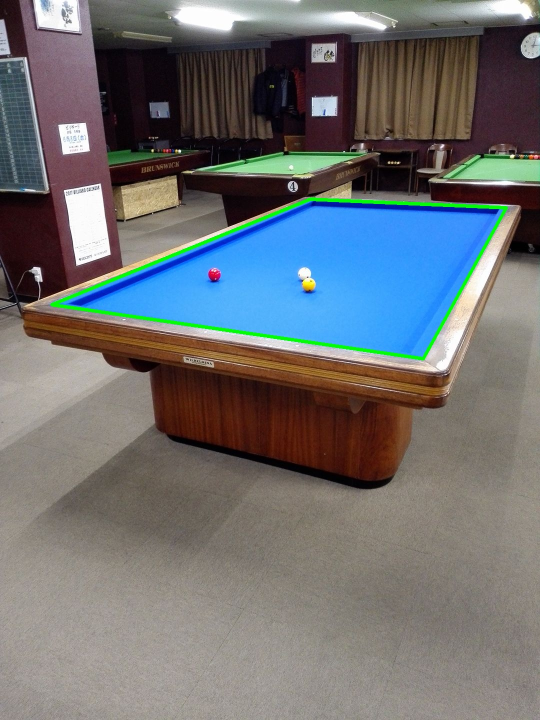
#> input picture table_with_corners.jpg, 1080 x 1440 px, given in place of t1016.PNG, which was not available (shown at 1/2 size)
$ python main3.py
#> lines starting #> are read from the running program, lines starting #| are printed output that depends on the picture; after the words box and inside, x2 and y2 are one past the last pixel; in counts of white or black regions, pixels touching at a corner belong together; pictures that were not available may be replaced by others from this repository, and a replacement may not be noted
import cv2
import numpy as np
from enum import Enum
import sys
import os

COLOR_RANGE = {
    "table":  {"lower": [80, 10, 50], "upper":[165,255,255]},
    "white":  {"lower": [0, 0, 220], "upper":[180, 150, 255]},
    "yellow": {"lower": [15, 0, 0], "upper":[30, 255, 255]},
    "red":    [
        {"lower": [0, 100, 50], "upper":[10, 255, 255]},
        {"lower": [165, 50, 50], "upper":[180 ,255,255]}
    ]
}


# 画像から、ビリヤード台の四隅を返す
def get_corner_points(cv_image_original):
    # この関数内で加工するため、コピーする
    cv_image = cv_image_original.copy()

    # 輪郭を検出するための準備：前処理としてマスク画像を取得する
    hsv = cv2.cvtColor(cv_image, cv2.COLOR_BGR2HSV)
    lower_blue = np.array(COLOR_RANGE["table"]["lower"])  # 青色のHSV範囲の下限
    upper_blue = np.array(COLOR_RANGE["table"]["upper"])  # 青色のHSV範囲の上限191
    mask = cv2.inRange(hsv, lower_blue, upper_blue)
    output_path = './tmp/corner_mask.jpg'
    cv2.imwrite(output_path, mask)
    contours, _ = cv2.findContours(mask.copy(), cv2.RETR_EXTERNAL, cv2.CHAIN_APPROX_SIMPLE)
    cv_image_contours = cv_image_original.copy()
    #for cont in contours:
    #    print(cont)
    #    cv2.circle(cv_image_contours, (int(cont[0]), int(cont[1])), 1, (0,255,0), 1)
    cv2.drawContours(cv_image_contours, contours, -1, (0,0,0), 1)
    output_path = './tmp/table_contours.jpg'
    cv2.imwrite(output_path, cv_image_contours)


    # 点を左上、右上、右下、左下の順に並べ替える関数
    # 1. Y座標の小さな上位２つが上、大きな上位２つが下
    # 2. そのうち、X座標の小さな方が左、大きな方が右
    def order_points(pts):
        top_corners = pts[np.argsort(pts[:,1])][:2]
        bottom_corners = pts[np.argsort(pts[:,1])][2:]

        # 上位2点のうち、X座標が小さいものを左上とし、大きいものを右上とする
        tl = top_corners[np.argmin(top_corners[:, 0])]
        tr = top_corners[np.argmax(top_corners[:, 0])]

        # 下位2点のうち、X座標が小さいものを左下とし、大きいものを右下とする
        bl = bottom_corners[np.argmin(bottom_corners[:, 0])]
        br = bottom_corners[np.argmax(bottom_corners[:, 0])]

        # 左上、右上、右下、左下の順に並び替えた配列を返す
        return np.array([tl, tr, br, bl])

    # 最大輪郭を見つける
    largest_contour = max(contours, key=cv2.contourArea)

    # 輪郭の近似を行い、四角形の頂点を見つける
    perimeter = cv2.arcLength(largest_contour, True)
    epsilon = 0.02 * perimeter
    approx = cv2.approxPolyDP(largest_contour, epsilon, True)

    assert len(approx) == 4, '角が４点見つかっていません！(' + str(len(approx)) + ')'
    # 近似した頂点が4つであれば、それらは四角形の角
    if len(approx) == 4:
        cv2.drawContours(cv_image, [approx], -1, (0, 255, 0), 1)  # 輪郭を緑色で描画
        approx = approx.reshape(4, 2)
        approx = order_points(approx)  # 頂点を並べ替える

    # # 結果を保存
    output_path = './tmp/table_with_corners.jpg'
    cv2.imwrite(output_path, cv_image)

    # 出力された角の座標
    return np.array(approx.tolist())


# ボールの位置を取得
class Color(Enum):
    RED = 1
    YELLOW = 2
    WHITE = 3
def get_ball_positions(cv_image_original, vertices):

    def get_ball_position_by_color(cv_image, vertices, color):
        color_str = 'red' if (color==Color.RED) else 'yellow' if (color==Color.YELLOW) else 'white'

        hsv = cv2.cvtColor(cv_image, cv2.COLOR_BGR2HSV)
        mask = None
        if (color == Color.RED):
            # 赤色のHSV範囲
            lower_red1 = np.array(COLOR_RANGE["red"][0]["lower"])
            upper_red1 = np.array(COLOR_RANGE["red"][0]["upper"])
            lower_red2 = np.array(COLOR_RANGE["red"][1]["lower"])
            upper_red2 = np.array(COLOR_RANGE["red"][1]["upper"])

            # 赤色は、HSVで２か所で出るため、ORで結合する
            mask1 = cv2.inRange(hsv, lower_red1, upper_red1)
            mask2 = cv2.inRange(hsv, lower_red2, upper_red2)
            mask = cv2.bitwise_or(mask1, mask2)
            cv2.imwrite('./tmp/detect_ball_red_mask1.jpg', mask1)
            cv2.imwrite('./tmp/detect_ball_red_mask2.jpg', mask2)
            cv2.imwrite('./tmp/detect_ball_red_mask3.jpg', mask)

        elif (color == Color.YELLOW):
            # 黄色のHSV範囲
            lower_yellow = np.array(COLOR_RANGE["yellow"]["lower"])
            upper_yellow = np.array(COLOR_RANGE["yellow"]["upper"])
            mask = cv2.inRange(hsv, lower_yellow, upper_yellow)
            cv2.imwrite('./tmp/detect_ball_yellow_mask.jpg', mask)
        else:
            # 白色のHSV範囲
            lower_white = np.array(COLOR_RANGE["white"]["lower"])
            upper_white = np.array(COLOR_RANGE["white"]["upper"])
            mask = cv2.inRange(hsv, lower_white, upper_white)
            cv2.imwrite('./tmp/detect_ball_white_mask.jpg', mask)

        # 指定された四角形領域でマスクを適用
        #cv2.fillPoly(mask, [vertices], 0)
        #cv2.drawContours(mask, [vertices], -1, 255, -1)
        rect_mask = np.zeros_like(mask)
        #print(vertices)
        cv2.fillPoly(rect_mask, [vertices], 255)  # 矩形内部を255で塗りつぶす
        masked_image = cv2.bitwise_and(mask, rect_mask)  # 元のマスクと矩形マスクのANDを取る

        cv2.imwrite('./tmp/detect_ball_rect_'+color_str+'.jpg', masked_image)

        # オープニング（縮小して拡大、ノイズ除去）
        kernel1 = np.ones((5,5), np.uint8)
        opening_image = cv2.morphologyEx(masked_image, cv2.MORPH_OPEN, kernel1)
        cv2.imwrite('./tmp/detect_ball_open_'+color_str+'.jpg', opening_image)

        # クロージング（拡大して縮小、穴埋め）
        kernel2 = np.ones((5,5), np.uint8)
        closing_image = cv2.morphologyEx(opening_image, cv2.MORPH_CLOSE, kernel2)
        cv2.imwrite('./tmp/detect_ball_close_'+color_str+'.jpg', closing_image)

        # 球の検出
        balls = []
        contours, _ = cv2.findContours(closing_image, cv2.RETR_EXTERNAL, cv2.CHAIN_APPROX_SIMPLE)
        for contour in contours:
            ((x, y), radius) = cv2.minEnclosingCircle(contour)
            print(radius)
            if radius > 2:  # 最小サイズのしきい値
                balls.append((int(x), int(y), int(radius)))

        return np.array(balls)

    # この関数内で加工するため、コピーする
    cv_image = cv_image_original.copy()

    # 赤、白、黄色のボールの位置を取得
    red_balls = get_ball_position_by_color(cv_image, vertices, Color.RED)
    assert len(red_balls)>0, '赤玉が見つかりません'
    white_balls = get_ball_position_by_color(cv_image, vertices, Color.WHITE)
    assert len(white_balls)>0, '白玉が見つかりません'
    yellow_balls = get_ball_position_by_color(cv_image, vertices, Color.YELLOW)
    assert len(yellow_balls)>0, '黄玉が見つかりません'

    # 位置を描画
    for ball in red_balls:
        cv2.circle(cv_image, (int(ball[0]), int(ball[1])), int(ball[2]), (0,255,0), 1)
        cv2.putText(cv_image,"red", (ball[0], ball[1]), cv2.FONT_HERSHEY_SIMPLEX, 2, (255,255,255), 2, 2)
    for ball in white_balls:
        cv2.circle(cv_image, (int(ball[0]), int(ball[1])), int(ball[2]), (0,255,0), 1)
        cv2.putText(cv_image,"white", (ball[0], ball[1]), cv2.FONT_HERSHEY_SIMPLEX, 2, (255,255,255), 2, 2)
    for ball in yellow_balls:
        cv2.circle(cv_image, (int(ball[0]), int(ball[1])), int(ball[2]), (0,255,0), 1)
        cv2.putText(cv_image,"yellow", (ball[0], ball[1]), cv2.FONT_HERSHEY_SIMPLEX, 2, (255,255,255), 2, 2)

    output_path = './tmp/balls.jpg'
    cv2.imwrite(output_path, cv_image)

    # 各色でRの最大のものを採用する
    rwy_balls = [
        red_balls[np.argmax(red_balls[:,2])].tolist(),
        white_balls[np.argmax(white_balls[:,2])].tolist(),
        yellow_balls[np.argmax(yellow_balls[:,2])].tolist()
    ]
    print(rwy_balls)

    # 円の下の位置をボールの位置とするため、半径分下にずらす
    for ball in rwy_balls:
        ball[1] += ball[2]

    return rwy_balls


# 仮想の台を描く
def draw_virtual_table(image_size, table_offset_float, cushion_width_float, is_portrait):
    table_offset = int(table_offset_float)
    cushion_width = int(cushion_width_float)

    img = np.zeros((int(image_size[1]), int(image_size[0]), 3), dtype="uint8")
    img.fill(255)

    # クッションレール
    color = (48, 48, 170)
    points = [
        [table_offset, table_offset],
        [image_size[0] - table_offset, table_offset],
        [image_size[0] - table_offset, image_size[1] - table_offset],
        [table_offset, image_size[1] - table_offset]
    ]
    for i in range(4):
        print(points[i])
        cv2.circle(img, points[i], table_offset, color, thickness=cv2.FILLED)
    cv2.rectangle(img, [table_offset, 0], [image_size[0]-table_offset, table_offset*2], color, thickness=cv2.FILLED)
    cv2.rectangle(img, [table_offset, image_size[1]-table_offset*2], [image_size[0]-table_offset, image_size[1]], color, thickness=cv2.FILLED)
    cv2.rectangle(img, [0, table_offset], [table_offset*2, image_size[1]-table_offset], color, thickness=cv2.FILLED)
    cv2.rectangle(img, [image_size[0]-table_offset*2, table_offset], [image_size[0], image_size[1]-table_offset], color, thickness=cv2.FILLED)

    # クッション
    color = (220, 93, 11)
    cv2.rectangle(img, [table_offset, table_offset], [image_size[0]-table_offset, table_offset+cushion_width], color, thickness=cv2.FILLED)
    cv2.rectangle(img, [image_size[0]-table_offset-cushion_width, table_offset], [image_size[0]-table_offset, image_size[1]-table_offset], color, thickness=cv2.FILLED)
    cv2.rectangle(img, [table_offset, image_size[1]-table_offset-cushion_width], [image_size[0]-table_offset, image_size[1]-table_offset], color, thickness=cv2.FILLED)
    cv2.rectangle(img, [table_offset, table_offset], [table_offset+cushion_width, image_size[1]-table_offset], color, thickness=cv2.FILLED)

    # ゲーム盤面
    color = (247, 122, 54)
    cv2.rectangle(img, [table_offset+cushion_width, table_offset+cushion_width], [image_size[0]-table_offset-cushion_width, image_size[1]-table_offset-cushion_width], color, thickness=cv2.FILLED)

    # ポイント：長辺に７つ、短辺に３つ
    color = (255, 255, 255)
    game_area_long  = (image_size[1] if (image_size[0]<image_size[1]) else image_size[0]) - (table_offset+cushion_width)*2
    game_area_short = (image_size[0] if (image_size[0]<image_size[1]) else image_size[1]) - (table_offset+cushion_width)*2
    long_points = [int(i*(game_area_long/8) + table_offset + cushion_width) for i in range(1,8)]
    short_points = [int(i*(game_area_short/4) + table_offset + cushion_width) for i in range(1,4)]
    color = (255, 255, 255)
    if is_portrait:
        # 縦長
        # long
        for i in range(1,8):
            cv2.circle(img, [int(table_offset - cushion_width), long_points[i-1]], 3, color, thickness=cv2.FILLED)
            cv2.circle(img, [int(image_size[0] - table_offset + cushion_width), long_points[i-1]], 3, color, thickness=cv2.FILLED)
        # short
        for i in range(1, 4):
            cv2.circle(img, [short_points[i-1], int(table_offset - cushion_width)], 3, color, thickness=cv2.FILLED)
            cv2.circle(img, [short_points[i-1], int(image_size[1] - table_offset + cushion_width)], 3, color, thickness=cv2.FILLED)

    else:
        # 横長
        # long
        for i in range(1, 8):
            cv2.circle(img, [long_points[i-1], int(table_offset - cushion_width)], 3, color, thickness=cv2.FILLED)
            cv2.circle(img, [long_points[i-1], int(image_size[1] - table_offset + cushion_width)], 3, color, thickness=cv2.FILLED)
        # short
        for i in range(1, 4):
            cv2.circle(img, [int(table_offset - cushion_width), short_points[i-1]], 3, color, thickness=cv2.FILLED)
            cv2.circle(img, [int(image_size[0] - table_offset + cushion_width), short_points[i-1]], 3, color, thickness=cv2.FILLED)

    return img


# perspective transformationで長方形へ変換
# table_offsetは、クッションのさらに外側の幅
def cut_and_transform(
    original_image,
    points,
    short_hand_width, long_hand_width, cushion_width, table_offset,
    balls, ball_r,
    is_draw_virtual_table,
    is_portrait,
    out_image_path
):
    src_points = np.float32(points)
    print(src_points)

    # 縦向き: True, 横向き: False
    # 真上から見たビリヤード台の四隅の座標 (x, y) (通常は四角形)
    if is_portrait:
        # 縦向き
        dst_points = np.float32([
            [table_offset, table_offset],
            [table_offset + cushion_width*2 + short_hand_width, table_offset],
            [table_offset + cushion_width*2 + short_hand_width, table_offset + cushion_width*2 + long_hand_width],
            [table_offset, table_offset + cushion_width*2 + long_hand_width]
        ])
        image_size = (short_hand_width + (cushion_width + table_offset)*2, long_hand_width + (cushion_width + table_offset)*2)
    else:
        # 横向き
        dst_points = np.float32([
            [table_offset, table_offset + cushion_width*2 + short_hand_width],
            [table_offset, table_offset],
            [table_offset + cushion_width*2 + long_hand_width, table_offset],
            [table_offset + cushion_width*2 + long_hand_width, table_offset + cushion_width*2 + short_hand_width]
        ])
        image_size = (long_hand_width + (cushion_width + table_offset)*2, short_hand_width + (cushion_width + table_offset)*2)
    image_size = (int(image_size[0]), int(image_size[1]))

    # ホモグラフィ行列を計算する
    matrix = cv2.getPerspectiveTransform(src_points, np.array(dst_points))
    matrix = np.float32(matrix)
    print(matrix)

    if (is_draw_virtual_table):
        # 仮想のテーブルを描画する
        warped_image = draw_virtual_table(image_size, table_offset, cushion_width, is_portrait)
    else:
        # 実際の写真を透視変換で変形する
        warped_image = cv2.warpPerspective(original_image, matrix, image_size)


    # ボール座標をperspective transformationして、絵を描く

    # 元の点のリスト (x, y) 形式
    points = [(x, y) for x, y, _ in balls]
    # 同次座標に変換
    points_homogeneous = np.array([list(point) + [1] for point in points])
    # ホモグラフィ行列による変換
    transformed_points_homogeneous = np.dot(points_homogeneous, matrix.T)  # 行列を転置して乗算
    # 同次座標から通常の座標への変換
    transformed_points = transformed_points_homogeneous[:, :2] / transformed_points_homogeneous[:, [2]]
    # 円を描く
    rwy_colors = ((0,0,255), (255,255,255), (0,255,255))
    for i, point in enumerate(transformed_points):
        cv2.circle(warped_image, (int(point[0]), int(point[1])), int(ball_r), rwy_colors[i], -1)

    # 結果の画像を表示する
    cv2.imshow('Warped Image', warped_image)

    # キー入力を待つ (これはWindowsのGUIを使用する場合)
    cv2.waitKey(0)
    cv2.destroyAllWindows()

    # 結果の画像をファイルに保存する
    cv2.imwrite(out_image_path, warped_image)


def main(image_path, out_image_path):
    # 画像サイズ
#> called with image_path = './images/t1016.PNG', out_image_path = './tmp/warped_image.png'
    image_scale = 2.0
    short_hand_width = int(142.2 * image_scale)
    long_hand_width = int(284.4 * image_scale)
    ball_r = 6.15 / 2 * image_scale
    cushion_width = 3.0 * image_scale
    table_offset = cushion_width * 1.7 * image_scale

    # 画像を読み込む
    original_image = cv2.imread(image_path)
#> original_image is the input picture: shape (1440, 1080, 3); mean B, G, R 113.2, 111.6, 109.8

    # ビリヤード台の角を取得
    # この角は、クッションの角なので、テーブルサイズより少し広い
    corners = get_corner_points(original_image)
#> in get_corner_points, `mask = cv2.inRange(hsv, lower_blue, upper_blue)`:
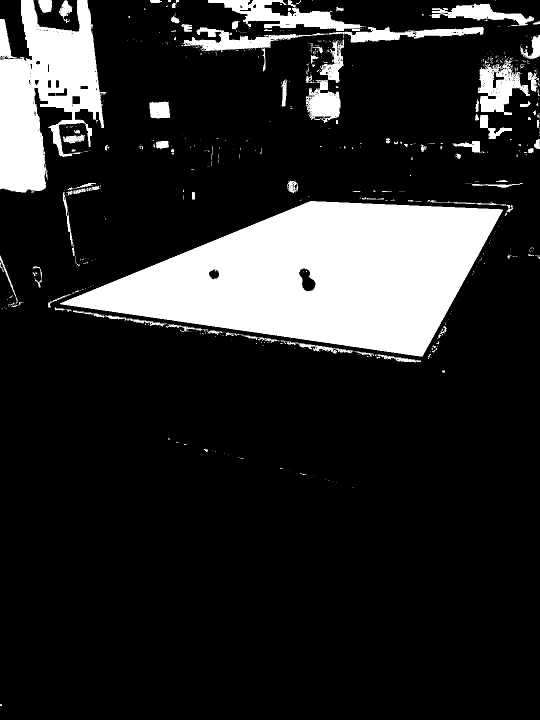
#> mask: shape (1440, 1080) (shown at 1/2 size); 16.4% white; 600 white regions (501 under 20 px)
#> in get_corner_points, `contours, _ = cv2.findContours(mask.copy(), cv2.RETR_EXTERNAL, cv2.CHA..`: contours = 597 contours, 522 with area under 20; largest, box (x1, y1, x2, y2) and area: (120, 402, 1006, 713) 158820, (0, 0, 213, 387) 45688, (365, 53, 968, 104) 8015, (416, 0, 732, 62) 7218, (956, 117, 1060, 230) 5970
#> in get_corner_points, `cv2.drawContours(cv_image_contours, contours, -1, (0,0,0), 1)`:
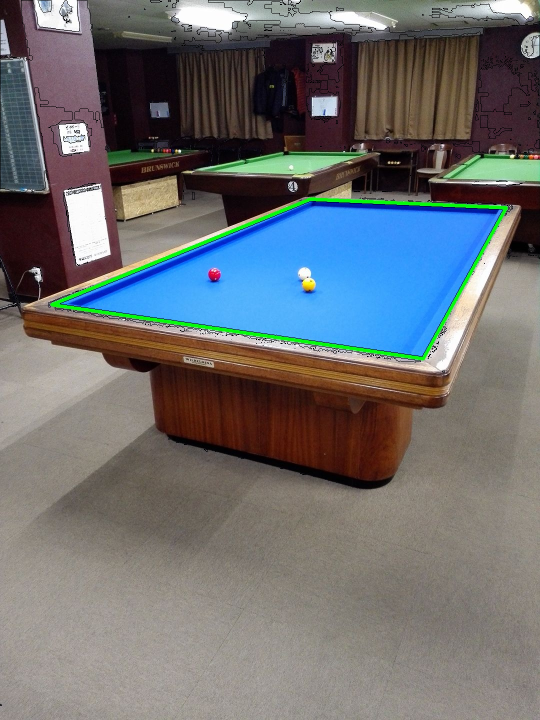
#> cv_image_contours: shape (1440, 1080, 3) (shown at 1/2 size); 1.13% of pixels changed, all inside (x1, y1, x2, y2) = (0, 0, 1080, 1412)
#> in get_corner_points, `largest_contour = max(contours, key=cv2.contourArea)`: largest_contour = contour of 723 points, box (x1, y1, x2, y2) (120, 402, 1006, 713), area 158820
#> in get_corner_points, `perimeter = cv2.arcLength(largest_contour, True)`: perimeter = 2105.6
#> in get_corner_points, `epsilon = 0.02 * perimeter`: epsilon = 42.11
#> in get_corner_points, `approx = cv2.approxPolyDP(largest_contour, epsilon, True)`: approx = [[1005, 420], [620, 402], [120, 607], [845, 712]]
#> in get_corner_points, `cv2.drawContours(cv_image, [approx], -1, (0, 255, 0), 1)`:
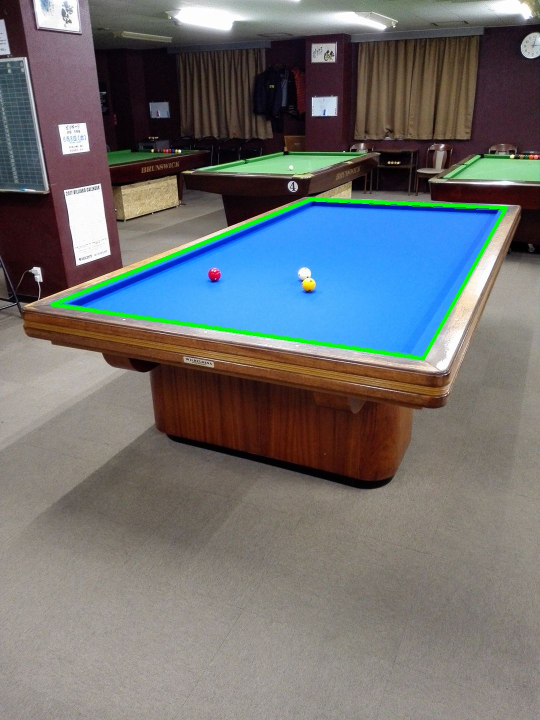
#> cv_image: shape (1440, 1080, 3) (shown at 1/2 size); 0.12% of pixels changed, all inside (x1, y1, x2, y2) = (120, 402, 1006, 713)
#> in order_points, `top_corners = pts[np.argsort(pts[:,1])][:2]`: top_corners = [[620, 402], [1005, 420]]
#> in order_points, `bottom_corners = pts[np.argsort(pts[:,1])][2:]`: bottom_corners = [[120, 607], [845, 712]]
#> in order_points, `tl = top_corners[np.argmin(top_corners[:, 0])]`: tl = [620, 402]
#> in order_points, `tr = top_corners[np.argmax(top_corners[:, 0])]`: tr = [1005, 420]
#> in order_points, `bl = bottom_corners[np.argmin(bottom_corners[:, 0])]`: bl = [120, 607]
#> in order_points, `br = bottom_corners[np.argmax(bottom_corners[:, 0])]`: br = [845, 712]
#> in get_corner_points, `approx = order_points(approx)`: approx = [[620, 402], [1005, 420], [845, 712], [120, 607]]
#> corners = [[620, 402], [1005, 420], [845, 712], [120, 607]]
    print("corners")
    print(corners)
#| [[ 620  402]
#|  [1005  420]
#|  [ 845  712]
#|  [ 120  607]]

    # ボールの位置を取得
    rwy_balls = get_ball_positions(original_image, corners)
#> in get_ball_position_by_color, `mask1 = cv2.inRange(hsv, lower_red1, upper_red1)`:
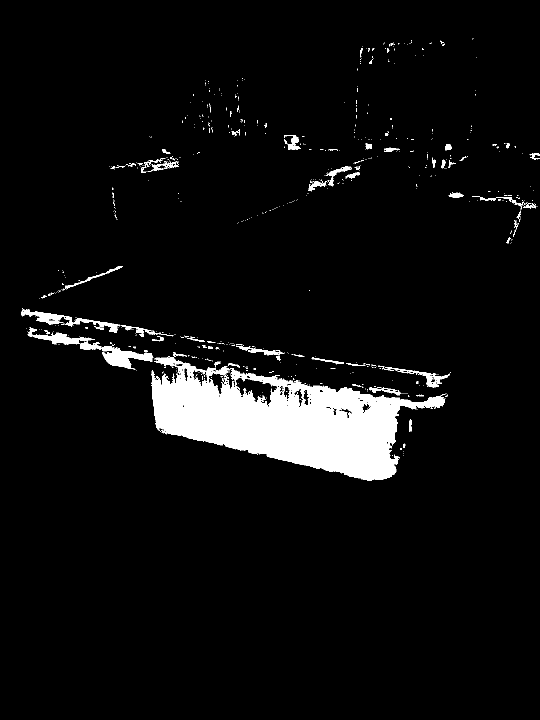
#> mask1: shape (1440, 1080) (shown at 1/2 size); 5.6% white; 730 white regions (656 under 20 px), largest, box (x1, y1, x2, y2) and area: (303, 705, 891, 961) 70632, (56, 655, 305, 739) 4194, (42, 619, 129, 649) 1086
#> in get_ball_position_by_color, `mask2 = cv2.inRange(hsv, lower_red2, upper_red2)`:
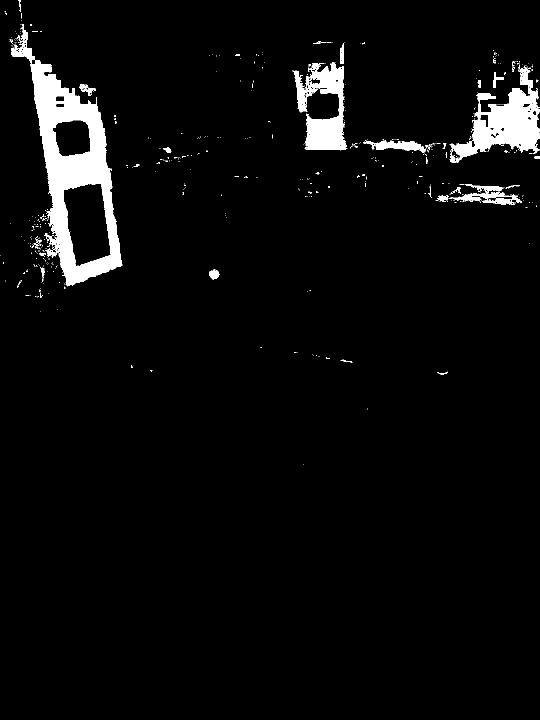
#> mask2: shape (1440, 1080) (shown at 1/2 size); 4.1% white; 530 white regions (494 under 20 px), largest, box (x1, y1, x2, y2) and area: (22, 48, 245, 573) 33413, (899, 129, 1080, 326) 13892, (585, 125, 694, 301) 9319
#> in get_ball_position_by_color, `mask = cv2.bitwise_or(mask1, mask2)`:
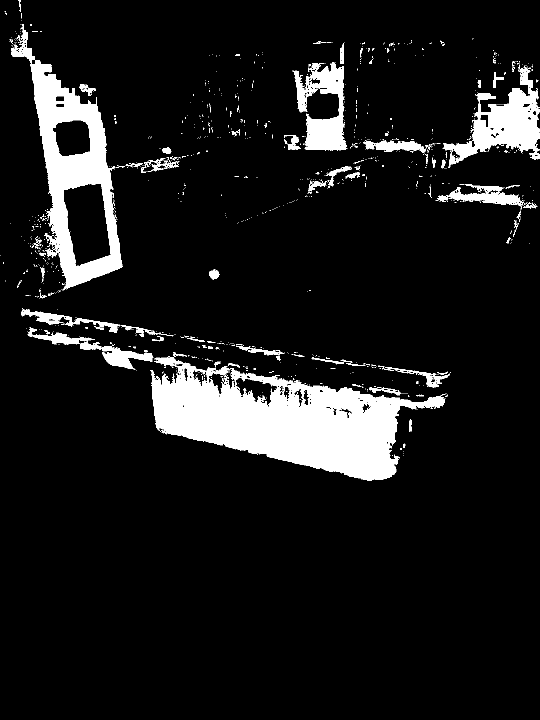
#> mask: shape (1440, 1080) (shown at 1/2 size); 9.7% white; 1129 white regions (1040 under 20 px), largest, box (x1, y1, x2, y2) and area: (300, 705, 891, 961) 70642, (22, 48, 245, 581) 33901, (885, 129, 1080, 336) 14410
#> in get_ball_position_by_color, `cv2.fillPoly(rect_mask, [vertices], 255)`:
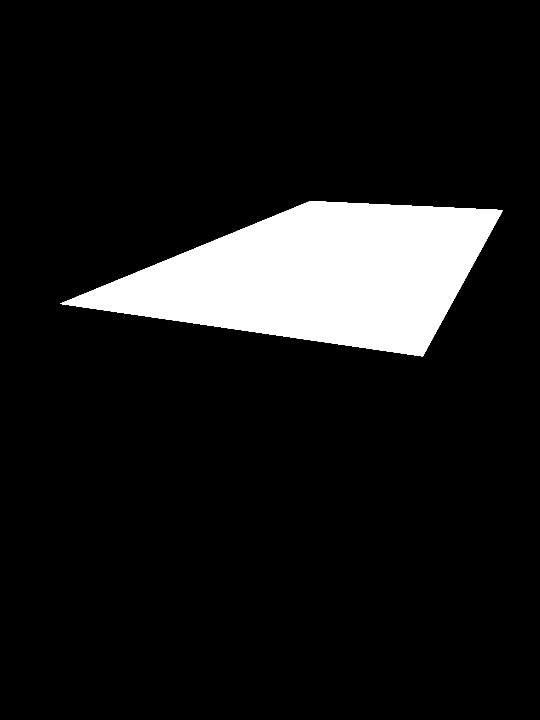
#> rect_mask: shape (1440, 1080) (shown at 1/2 size); 10.2% white; 1 white region, box (x1, y1, x2, y2) and area: (120, 402, 1006, 713) 159162
#> (the rest of the program and of its run is left out)
